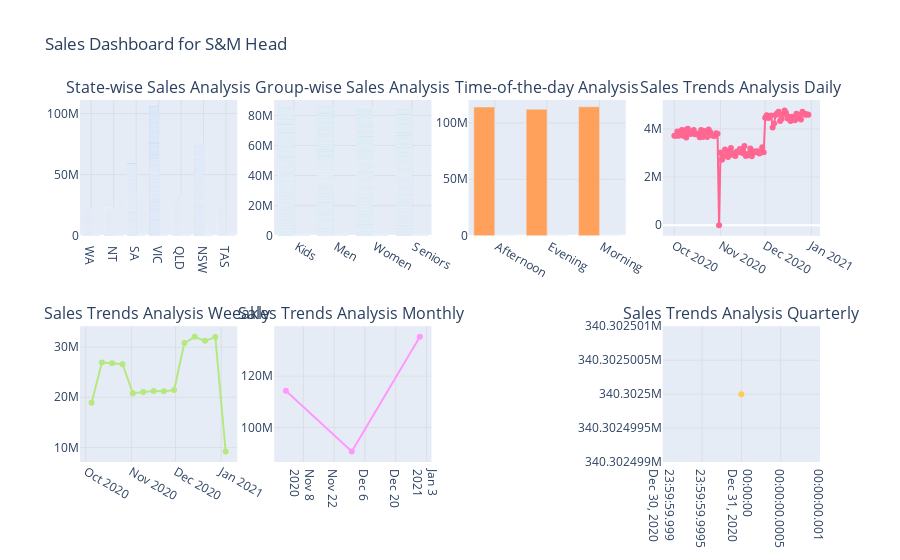

The cell this chart's notebook holds for it:
### Code cell
df_daily = df.resample('D').sum()


# Creating the dashboard
fig = make_subplots(rows=2, cols=4, subplot_titles=("State-wise Sales Analysis", "Group-wise Sales Analysis", "Time-of-the-day Analysis", "Sales Trends Analysis Daily","Sales Trends Analysis Weeakly ","Sales Trends Analysis Monthly ",' ',"Sales Trends Analysis Quarterly"))

# State-wise sales analysis for different groups
fig.add_trace(go.Bar(x=df['State'], y=df['Sales'], name='Sales', marker=dict(color='rgb(34, 111, 255)')), row=1, col=1)
fig.add_trace(go.Bar(x=df['State'], y=df['normalized_Sales'], name='Normalized Sales'), row=1, col=1)

# Group-wise sales analysis across different states
fig.add_trace(go.Bar(x=df['Group'], y=df['Sales'], name='Sales'), row=1, col=2)
fig.add_trace(go.Bar(x=df['Group'], y=df['normalized_Sales'], name='Normalized Sales', marker=dict(color='rgb(55, 83, 109)')), row=1, col=2)

# Time-of-the-day analysis
df_time_analysis = df.groupby('Time').sum().reset_index()  # Aggregating data for time analysis
fig.add_trace(go.Bar(x=df_time_analysis['Time'], y=df_time_analysis['Sales'],  name='Sales'), row=1, col=3)
fig.add_trace(go.Bar(x=df_time_analysis['Time'], y=df_time_analysis['normalized_Sales'],  name='Normalized Sales'), row=1, col=3)

# Add traces for sales trends
fig.add_trace(go.Scatter(x=df_daily.index, y=df_daily['Sales'], mode='lines+markers', name='Daily Sales'), row=1, col=4)
fig.add_trace(go.Scatter(x=weekly_report.index, y=weekly_report['Sales'], mode='lines+markers', name='Weekly Sales'), row=2, col=1)
fig.add_trace(go.Scatter(x=monthly_report.index, y=monthly_report['Sales'], mode='lines+markers', name='Monthly Sales'), row=2, col=2)
fig.add_trace(go.Scatter(x=quarterly_report.index, y=quarterly_report['Sales'], mode='lines+markers', name='Quarterly Sales'), row=2, col=4)
# Update layout
fig.update_layout(showlegend=False, title_text="Sales Dashboard for S&M Head")

# Update layout to change the plot background color for effective visualization


# Optionally, adjust gridlines and axis colors for better clarity
fig.update_xaxes(showgrid=True, gridwidth=0.5, gridcolor='lightgrey')
fig.update_yaxes(showgrid=True, gridwidth=0.5, gridcolor='lightgrey')

# Show the updated plot
fig.show()

### Figure 1 — Plotly figure (JSON) as saved in the notebook; plotly's stock layout.template omitted (floating-point values rounded to 4 significant figures; data arrays with more than 128 entries replaced by an {"elided": "..."} marker saying what was removed)
{"data": [{"marker": {"color": "rgb(34, 111, 255)"}, "name": "Sales", "type": "bar", "x": {"elided": "7560 str values"}, "xaxis": "x", "y": {"elided": "7560 int values"}, "yaxis": "y"}, {"name": "Normalized Sales", "type": "bar", "x": {"elided": "7560 str values"}, "xaxis": "x", "y": {"elided": "7560 float values"}, "yaxis": "y"}, {"name": "Sales", "type": "bar", "x": {"elided": "7560 str values"}, "xaxis": "x2", "y": {"elided": "7560 int values"}, "yaxis": "y2"}, {"marker": {"color": "rgb(55, 83, 109)"}, "name": "Normalized Sales", "type": "bar", "x": {"elided": "7560 str values"}, "xaxis": "x2", "y": {"elided": "7560 float values"}, "yaxis": "y2"}, {"name": "Sales", "type": "bar", "x": [" Afternoon", " Evening", " Morning"], "xaxis": "x3", "y": [114007500, 112087500, 114207500], "yaxis": "y3"}, {"name": "Normalized Sales", "type": "bar", "x": [" Afternoon", " Evening", " Morning"], "xaxis": "x3", "y": [643.9, 631.7, 645.1], "yaxis": "y3"}, {"mode": "lines+markers", "name": "Daily Sales", "type": "scatter", "x": ["2020-10-01T00:00:00", "2020-10-02T00:00:00", "2020-10-03T00:00:00", "2020-10-04T00:00:00", "2020-10-05T00:00:00", "2020-10-06T00:00:00", "2020-10-07T00:00:00", "2020-10-08T00:00:00", "2020-10-09T00:00:00", "2020-10-10T00:00:00", "2020-10-11T00:00:00", "2020-10-12T00:00:00", "2020-10-13T00:00:00", "2020-10-14T00:00:00", "2020-10-15T00:00:00", "2020-10-16T00:00:00", "2020-10-17T00:00:00", "2020-10-18T00:00:00", "2020-10-19T00:00:00", "2020-10-20T00:00:00", "2020-10-21T00:00:00", "2020-10-22T00:00:00", "2020-10-23T00:00:00", "2020-10-24T00:00:00", "2020-10-25T00:00:00", "2020-10-26T00:00:00", "2020-10-27T00:00:00", "2020-10-28T00:00:00", "2020-10-29T00:00:00", "2020-10-30T00:00:00", "2020-10-31T00:00:00", "2020-11-01T00:00:00", "2020-11-02T00:00:00", "2020-11-03T00:00:00", "2020-11-04T00:00:00", "2020-11-05T00:00:00", "2020-11-06T00:00:00", "2020-11-07T00:00:00", "2020-11-08T00:00:00", "2020-11-09T00:00:00", "2020-11-10T00:00:00", "2020-11-11T00:00:00", "2020-11-12T00:00:00", "2020-11-13T00:00:00", "2020-11-14T00:00:00", "2020-11-15T00:00:00", "2020-11-16T00:00:00", "2020-11-17T00:00:00", "2020-11-18T00:00:00", "2020-11-19T00:00:00", "2020-11-20T00:00:00", "2020-11-21T00:00:00", "2020-11-22T00:00:00", "2020-11-23T00:00:00", "2020-11-24T00:00:00", "2020-11-25T00:00:00", "2020-11-26T00:00:00", "2020-11-27T00:00:00", "2020-11-28T00:00:00", "2020-11-29T00:00:00", "2020-11-30T00:00:00", "2020-12-01T00:00:00", "2020-12-02T00:00:00", "2020-12-03T00:00:00", "2020-12-04T00:00:00", "2020-12-05T00:00:00", "2020-12-06T00:00:00", "2020-12-07T00:00:00", "2020-12-08T00:00:00", "2020-12-09T00:00:00", "2020-12-10T00:00:00", "2020-12-11T00:00:00", "2020-12-12T00:00:00", "2020-12-13T00:00:00", "2020-12-14T00:00:00", "2020-12-15T00:00:00", "2020-12-16T00:00:00", "2020-12-17T00:00:00", "2020-12-18T00:00:00", "2020-12-19T00:00:00", "2020-12-20T00:00:00", "2020-12-21T00:00:00", "2020-12-22T00:00:00", "2020-12-23T00:00:00", "2020-12-24T00:00:00", "2020-12-25T00:00:00", "2020-12-26T00:00:00", "2020-12-27T00:00:00", "2020-12-28T00:00:00", "2020-12-29T00:00:00", "2020-12-30T00:00:00"], "xaxis": "x4", "y": [3720000, 3715000, 3890000, 3720000, 3862500, 3960000, 3712500, 3945000, 3645000, 4005000, 3872500, 3795000, 3852500, 3955000, 3780000, 3795000, 3810000, 3652500, 3960000, 3670000, 3910000, 3760000, 3662500, 3977500, 3875000, 3735000, 3717500, 3710000, 3822500, 3802500, 0, 3020000, 2725000, 2877500, 3142500, 3075000, 2835000, 3000000, 3210000, 2925000, 2992500, 2872500, 3060000, 3035000, 3165000, 3122500, 2995000, 3290000, 2877500, 2905000, 2992500, 3185000, 2867500, 3070000, 3022500, 3067500, 3075000, 2982500, 3025000, 3235000, 3035000, 4465000, 4565000, 4457500, 4482500, 4557500, 4060000, 4230000, 4580000, 4655000, 4717500, 4327500, 4410000, 4605000, 4765000, 4657500, 4435000, 4505000, 4335000, 4505000, 4452500, 4357500, 4635000, 4452500, 4582500, 4390000, 4715000, 4637500, 4595000, 4607500, 4590000], "yaxis": "y4"}, {"mode": "lines+markers", "name": "Weekly Sales", "type": "scatter", "x": ["2020-10-05T00:00:00", "2020-10-12T00:00:00", "2020-10-19T00:00:00", "2020-10-26T00:00:00", "2020-11-02T00:00:00", "2020-11-09T00:00:00", "2020-11-16T00:00:00", "2020-11-23T00:00:00", "2020-11-30T00:00:00", "2020-12-07T00:00:00", "2020-12-14T00:00:00", "2020-12-21T00:00:00", "2020-12-28T00:00:00", "2021-01-04T00:00:00"], "xaxis": "x5", "y": [18907500, 26935000, 26805000, 26590000, 20797500, 21065000, 21242500, 21187500, 21442500, 30817500, 32060000, 31247500, 32007500, 9197500], "yaxis": "y5"}, {"mode": "lines+markers", "name": "Monthly Sales", "type": "scatter", "x": ["2020-10-31T00:00:00", "2020-11-30T00:00:00", "2020-12-31T00:00:00"], "xaxis": "x6", "y": [114290000, 90682500, 135330000], "yaxis": "y6"}, {"mode": "lines+markers", "name": "Quarterly Sales", "type": "scatter", "x": ["2020-12-31T00:00:00"], "xaxis": "x8", "y": [340302500], "yaxis": "y8"}], "layout": {"annotations": [{"font": {"size": 16}, "showarrow": false, "text": "State-wise Sales Analysis", "x": 0.1062, "xanchor": "center", "xref": "paper", "y": 1, "yanchor": "bottom", "yref": "paper"}, {"font": {"size": 16}, "showarrow": false, "text": "Group-wise Sales Analysis", "x": 0.3688, "xanchor": "center", "xref": "paper", "y": 1, "yanchor": "bottom", "yref": "paper"}, {"font": {"size": 16}, "showarrow": false, "text": "Time-of-the-day Analysis", "x": 0.6313, "xanchor": "center", "xref": "paper", "y": 1, "yanchor": "bottom", "yref": "paper"}, {"font": {"size": 16}, "showarrow": false, "text": "Sales Trends Analysis Daily", "x": 0.8938, "xanchor": "center", "xref": "paper", "y": 1, "yanchor": "bottom", "yref": "paper"}, {"font": {"size": 16}, "showarrow": false, "text": "Sales Trends Analysis Weeakly ", "x": 0.1062, "xanchor": "center", "xref": "paper", "y": 0.375, "yanchor": "bottom", "yref": "paper"}, {"font": {"size": 16}, "showarrow": false, "text": "Sales Trends Analysis Monthly ", "x": 0.3688, "xanchor": "center", "xref": "paper", "y": 0.375, "yanchor": "bottom", "yref": "paper"}, {"font": {"size": 16}, "showarrow": false, "text": " ", "x": 0.6313, "xanchor": "center", "xref": "paper", "y": 0.375, "yanchor": "bottom", "yref": "paper"}, {"font": {"size": 16}, "showarrow": false, "text": "Sales Trends Analysis Quarterly", "x": 0.8938, "xanchor": "center", "xref": "paper", "y": 0.375, "yanchor": "bottom", "yref": "paper"}], "showlegend": false, "title": {"text": "Sales Dashboard for S&M Head"}, "xaxis": {"anchor": "y", "domain": [0, 0.2125], "gridcolor": "lightgrey", "gridwidth": 0.5, "showgrid": true}, "xaxis2": {"anchor": "y2", "domain": [0.2625, 0.475], "gridcolor": "lightgrey", "gridwidth": 0.5, "showgrid": true}, "xaxis3": {"anchor": "y3", "domain": [0.525, 0.7375], "gridcolor": "lightgrey", "gridwidth": 0.5, "showgrid": true}, "xaxis4": {"anchor": "y4", "domain": [0.7875, 1], "gridcolor": "lightgrey", "gridwidth": 0.5, "showgrid": true}, "xaxis5": {"anchor": "y5", "domain": [0, 0.2125], "gridcolor": "lightgrey", "gridwidth": 0.5, "showgrid": true}, "xaxis6": {"anchor": "y6", "domain": [0.2625, 0.475], "gridcolor": "lightgrey", "gridwidth": 0.5, "showgrid": true}, "xaxis7": {"anchor": "y7", "domain": [0.525, 0.7375], "gridcolor": "lightgrey", "gridwidth": 0.5, "showgrid": true}, "xaxis8": {"anchor": "y8", "domain": [0.7875, 1], "gridcolor": "lightgrey", "gridwidth": 0.5, "showgrid": true}, "yaxis": {"anchor": "x", "domain": [0.625, 1], "gridcolor": "lightgrey", "gridwidth": 0.5, "showgrid": true}, "yaxis2": {"anchor": "x2", "domain": [0.625, 1], "gridcolor": "lightgrey", "gridwidth": 0.5, "showgrid": true}, "yaxis3": {"anchor": "x3", "domain": [0.625, 1], "gridcolor": "lightgrey", "gridwidth": 0.5, "showgrid": true}, "yaxis4": {"anchor": "x4", "domain": [0.625, 1], "gridcolor": "lightgrey", "gridwidth": 0.5, "showgrid": true}, "yaxis5": {"anchor": "x5", "domain": [0, 0.375], "gridcolor": "lightgrey", "gridwidth": 0.5, "showgrid": true}, "yaxis6": {"anchor": "x6", "domain": [0, 0.375], "gridcolor": "lightgrey", "gridwidth": 0.5, "showgrid": true}, "yaxis7": {"anchor": "x7", "domain": [0, 0.375], "gridcolor": "lightgrey", "gridwidth": 0.5, "showgrid": true}, "yaxis8": {"anchor": "x8", "domain": [0, 0.375], "gridcolor": "lightgrey", "gridwidth": 0.5, "showgrid": true}}}
